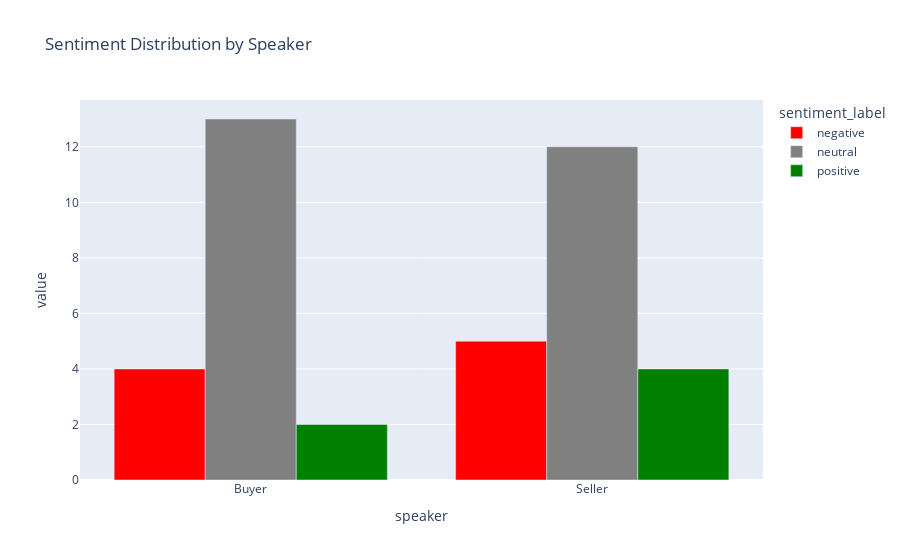

The notebook cell saved with this chart:
### Markdown cell above
## 3. 🧠 NLP & Conversation Analytics

### Code cell
# Sentiment Analysis using lexicon
POSITIVE_WORDS = {'yes', 'great', 'interested', 'love', 'perfect', 'amazing', 'definitely', 
                  'absolutely', 'excellent', 'wonderful', 'impressive', 'excited'}
NEGATIVE_WORDS = {'no', 'not', 'expensive', 'busy', 'later', 'problem', 'issue', 'concern',
                  'difficult', 'impossible', 'reject', 'decline', 'competitor'}

def analyze_sentiment(text):
    """Simple lexicon-based sentiment."""
    if not isinstance(text, str):
        return 'neutral', 0
    words = text.lower().split()
    pos = sum(1 for w in words if w in POSITIVE_WORDS)
    neg = sum(1 for w in words if w in NEGATIVE_WORDS)
    
    if pos > neg:
        return 'positive', (pos - neg) / max(len(words), 1)
    elif neg > pos:
        return 'negative', (neg - pos) / max(len(words), 1)
    return 'neutral', 0

if DATA_LOADED and len(turns_df) > 0 and 'message' in turns_df.columns:
    # Apply to turns
    sentiment_results = turns_df['message'].apply(analyze_sentiment)
    turns_df['sentiment_label'] = [r[0] for r in sentiment_results]
    turns_df['sentiment_score'] = [r[1] for r in sentiment_results]

    # Sentiment by speaker
    sentiment_by_speaker = turns_df.groupby(['speaker', 'sentiment_label']).size().unstack(fill_value=0)

    fig = px.bar(sentiment_by_speaker.reset_index().melt(id_vars='speaker'),
                 x='speaker', y='value', color='sentiment_label',
                 barmode='group', title='Sentiment Distribution by Speaker',
                 color_discrete_map={'positive': 'green', 'negative': 'red', 'neutral': 'gray'})
    fig.show()
else:
    print("⚠️ No conversation data available for sentiment analysis")

### Figure 1 — Plotly figure (JSON) as saved in the notebook; plotly's stock layout.template omitted (floating-point values rounded to 4 significant figures)
{"data": [{"alignmentgroup": "True", "hovertemplate": "sentiment_label=negative<br>speaker=%{x}<br>value=%{y}<extra></extra>", "legendgroup": "negative", "marker": {"color": "red", "pattern": {"shape": ""}}, "name": "negative", "offsetgroup": "negative", "orientation": "v", "showlegend": true, "textposition": "auto", "type": "bar", "x": ["Buyer", "Seller"], "xaxis": "x", "y": [4, 5], "yaxis": "y"}, {"alignmentgroup": "True", "hovertemplate": "sentiment_label=neutral<br>speaker=%{x}<br>value=%{y}<extra></extra>", "legendgroup": "neutral", "marker": {"color": "gray", "pattern": {"shape": ""}}, "name": "neutral", "offsetgroup": "neutral", "orientation": "v", "showlegend": true, "textposition": "auto", "type": "bar", "x": ["Buyer", "Seller"], "xaxis": "x", "y": [13, 12], "yaxis": "y"}, {"alignmentgroup": "True", "hovertemplate": "sentiment_label=positive<br>speaker=%{x}<br>value=%{y}<extra></extra>", "legendgroup": "positive", "marker": {"color": "green", "pattern": {"shape": ""}}, "name": "positive", "offsetgroup": "positive", "orientation": "v", "showlegend": true, "textposition": "auto", "type": "bar", "x": ["Buyer", "Seller"], "xaxis": "x", "y": [2, 4], "yaxis": "y"}], "layout": {"barmode": "group", "legend": {"title": {"text": "sentiment_label"}, "tracegroupgap": 0}, "title": {"text": "Sentiment Distribution by Speaker"}, "xaxis": {"anchor": "y", "domain": [0, 1], "title": {"text": "speaker"}}, "yaxis": {"anchor": "x", "domain": [0, 1], "title": {"text": "value"}}}}
